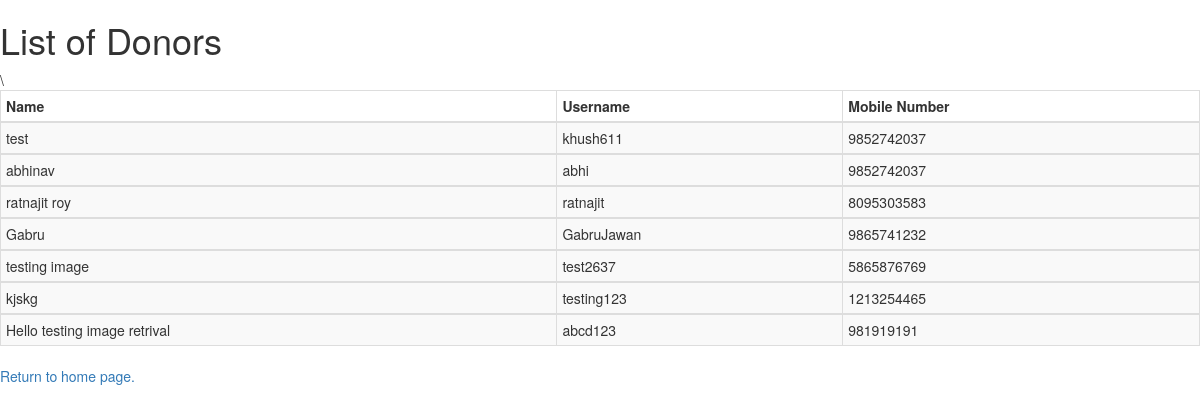
/donor, run on an earlier commit of the app's database.
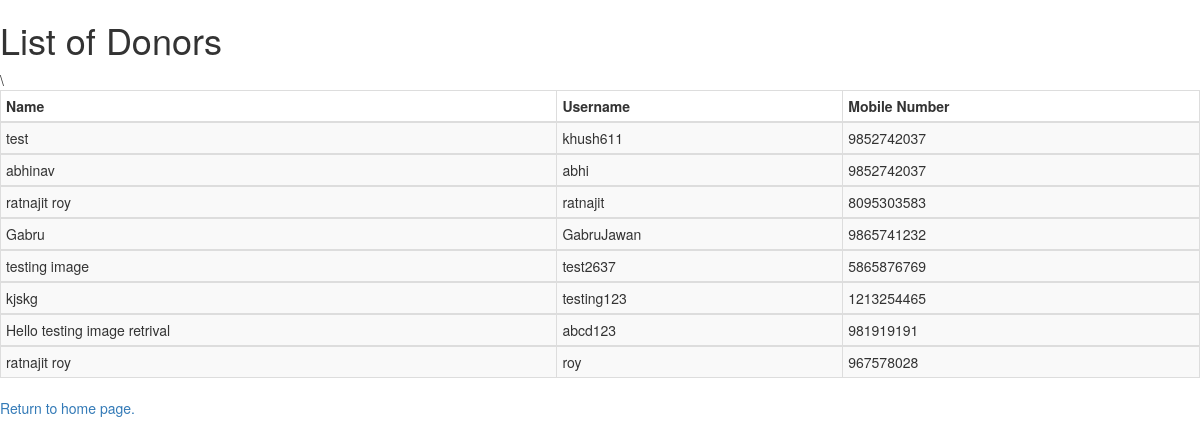
And on a later commit of the database.
### MedicalDonation/models.py (models this page shows, shortened)
class Doner(models.Model):
    name = models.CharField(max_length=64)
    address = models.CharField(max_length=128,unique=True)
    pinCode = models.IntegerField()
    Phone_no = models.IntegerField()
    BirthDate = models.DateField()
    UID = models.IntegerField(unique=True)
    email = models.EmailField(max_length=64)
    username = models.CharField(max_length=16,unique=True)
    image = models.ImageField(upload_to='doner')

### MedicalDonation/views.py (the view)
# urls.py: path("donor", views.donors, name= "Donor_view"),
def donors(request):
    context = {
    "donors": Doner.objects.all()
    }
    return render(request, "MedicalDonation/donor.html",context)

### MedicalDonation/templates/MedicalDonation/donor.html (shortened to what this page needs)
<!DOCTYPE html>
{% load staticfiles %}
<html lang="en" dir="ltr">
  <head>
    <link rel="stylesheet" href="https://maxcdn.bootstrapcdn.com/bootstrap/3.3.7/css/bootstrap.min.css">
  </head>
  <body>
    <h1>List of Donors</h1>
    {% load static %}
    <div class="">
      <table border="1" class="table table-striped table-bordered table-hover table-condensed">
        <thead>
          <th> <b>Name</b> </th>
          <th> <b>Username</b>  </th>
          <th> <b>Mobile Number</b> </th>
        </thead>
        {% for doner in donors %}
        <tbody>
            <td>{{doner.name}}</td>
            <td>{{doner.username}}</td>
            <td>{{doner.Phone_no}}</td>
        </tbody>
            {% endfor  %}
\      </table>
      <a href="/">Return to home page.</a>
    </div>
  </body>
</html>

What changed in the data, as far as the page shows it:
added Doner: name "ratnajit roy", username "roy", Phone_no "967578028"
